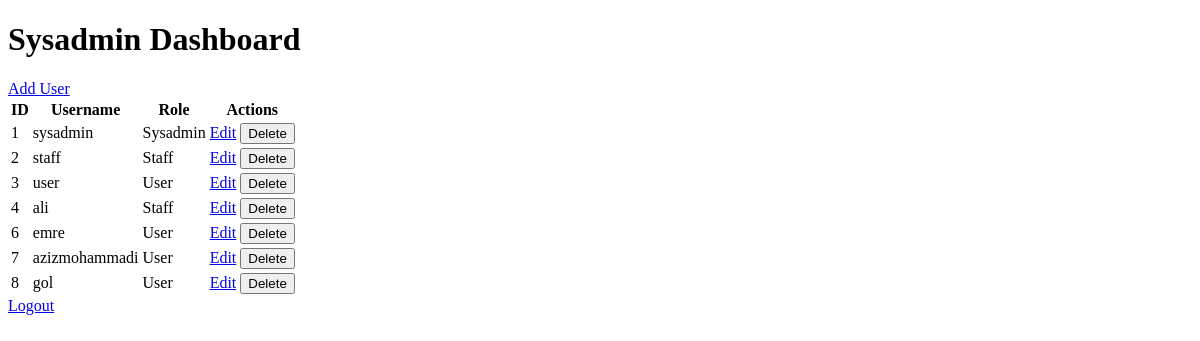
Page /sysadmin_dashboard (signed in) on the earlier database version.
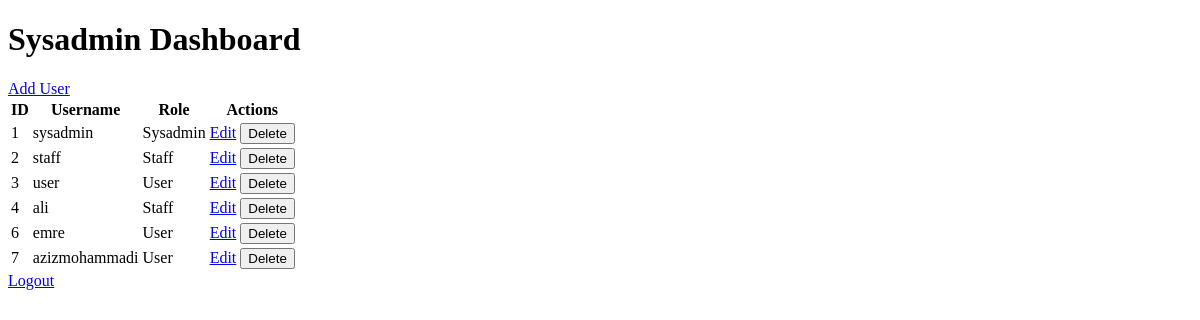
Same page on the later database version.
### app/models.py (models this page shows)
class User(db.Model):
    id = db.Column(db.Integer, primary_key=True)
    username = db.Column(db.String(150), unique=True, nullable=False)
    password = db.Column(db.String(150), nullable=False)
    role = db.Column(db.String(50), nullable=False)
    salary = db.Column(db.Float, nullable=True)  # Add this line
    tax_percentage = db.Column(db.Float, nullable=True)  # Add this line

### app/routes.py (the view)
@app.route('/sysadmin_dashboard')
@login_required
def sysadmin_dashboard():
    users = User.query.all()
    return render_template('sysadmin_dashboard.html', users=users)

### app/templates/sysadmin_dashboard.html (shortened to what this page needs)
<!DOCTYPE html>
<html lang="en">
<head>
    <link rel="stylesheet" href="{{ url_for('static', filename='styles.css') }}">
</head>
<body>
    <div class="container">
        <h1>Sysadmin Dashboard</h1>
        <a href="{{ url_for('add_user') }}">Add User</a>
        <table>
            <thead>
                <tr>
                    <th>ID</th>
                    <th>Username</th>
                    <th>Role</th>
                    <th>Actions</th>
                </tr>
            </thead>
            <tbody>
                {% for user in users %}
                <tr>
                    <td>{{ user.id }}</td>
                    <td>{{ user.username }}</td>
                    <td>{{ user.role }}</td>
                    <td>
                        <a href="{{ url_for('edit_user', user_id=user.id) }}">Edit</a>
                        <form action="{{ url_for('delete_user', user_id=user.id) }}" method="POST" style="display:inline;">
                            <button type="submit">Delete</button>
                        </form>
                    </td>
                </tr>
                {% endfor %}
            </tbody>
        </table>
        <a href="{{ url_for('logout') }}">Logout</a>
    </div>
</body>
</html>

Differences in the rows shown:
removed User: id "8", username "gol", role "User"
